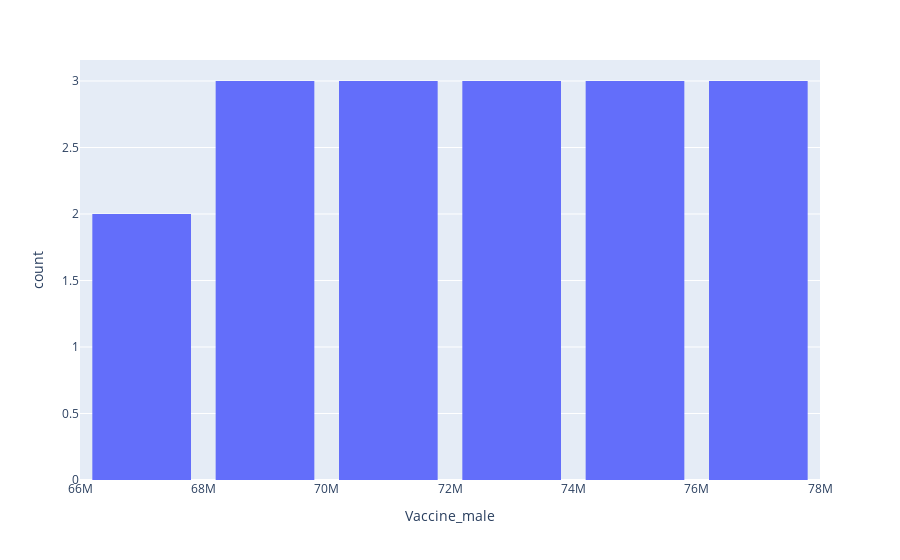

Write notebook code for a chart like this one.
### Code cell
fig=px.histogram(df, x='Vaccine_male')
fig.update_layout(bargap=0.2)

### Figure 1 — Plotly figure (JSON) as saved in the notebook; plotly's stock layout.template omitted (floating-point values rounded to 4 significant figures)
{"data": [{"alignmentgroup": "True", "bingroup": "x", "hovertemplate": "Vaccine_male=%{x}<br>count=%{y}<extra></extra>", "legendgroup": "", "marker": {"color": "#636efa", "pattern": {"shape": ""}}, "name": "", "offsetgroup": "", "orientation": "v", "showlegend": false, "type": "histogram", "x": [67265833, 67881167, 68616643, 69304346, 69899266, 70186220, 70948079, 71722365, 72431855, 73161834, 73607113, 74324379, 74693401, 75461311, 76142110, 76761977, 77512357], "xaxis": "x", "yaxis": "y"}], "layout": {"bargap": 0.2, "barmode": "relative", "legend": {"tracegroupgap": 0}, "margin": {"t": 60}, "xaxis": {"anchor": "y", "domain": [0, 1], "title": {"text": "Vaccine_male"}}, "yaxis": {"anchor": "x", "domain": [0, 1], "title": {"text": "count"}}}}
